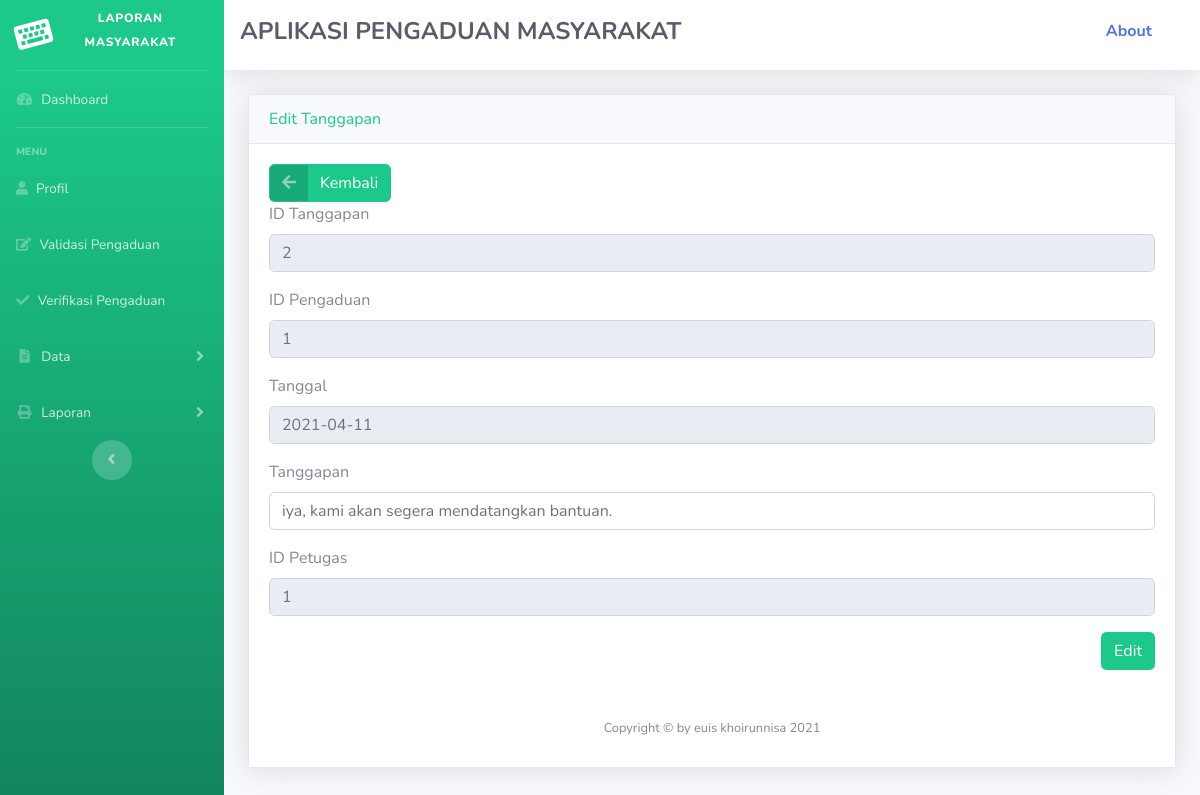
Screenshot of /admin/admin.php?url=edit_tanggapan&id=2 (signed in) with the database file from the repository.
### tables this page shows
CREATE TABLE `tanggapan` (
  `id_tanggapan` int(11) NOT NULL,
  `id_pengaduan` int(11) NOT NULL,
  `tgl_tanggapan` date NOT NULL,
  `tanggapan` text NOT NULL,
  `id_petugas` int(11) NOT NULL
);

### admin/edit_tanggapan.php (the view)
<div class="card shadow">
    <div class="card-header text-success">
        Edit Tanggapan
    </div>
    <div class="card-body">
    <div class="form-group cols-sm-6">
    <a href="?url=daftar_tanggapan" class="btn btn-success btn-icon-split">
        <span class="icon text-white-50">
        <i class="fas fa-arrow-left"></i>
        </span>
        <span class="text">Kembali</span>
    </a>
    <?php
    require '../koneksi.php';
    $sqli=mysqli_query($konek, "select * from tanggapan where id_tanggapan='$_GET[id]' ");
    if($data=mysqli_fetch_array($sqli))
    {
    ?>
        <form action="update_tanggapan.php" method="post" class="form-horizontal" enctype="multipart/form-data">
            <div class="form-group cols-sm-6">
                <label>ID Tanggapan</label>
                <input type="text" name="id_tanggapan" value="<?php echo $data['id_tanggapan']; ?> " class="form-control" readonly>
            </div>
            <div class="form-group cols-sm-6">
                <label>ID Pengaduan</label>
                <input type="text" name="id_pengaduan" value="<?php echo $data['id_pengaduan']; ?>" class="form-control" readonly>
            </div>
            <div class="form-group cols-sm-6">
                <label>Tanggal</label>
                <input type="text" name="tgl_tanggapan" value="<?php echo date('Y-m-d'); ?>" class="form-control"
                readonly>
            </div>
            <div class="form-group cols-sm-6">
                <label>Tanggapan</label>
                <input type="text" name="tanggapan" value="<?php echo $data['tanggapan']; ?>" class="form-control">
            </div>
            <div class="form-group cols-sm-6">
                <label>ID Petugas</label>
                <input type="text" name="id_petugas" value="<?php echo $data['id_petugas']; ?>" class="form-control" readonly>
            </div>
                <input type="submit" value="Edit" class="btn btn-success float-right">
        </form>
    <?php } ?>

### rows the page displays
tanggapan: id_tanggapan "2", id_pengaduan "1", tanggapan "iya, kami akan segera mendatangkan bantuan.", id_petugas "1"
